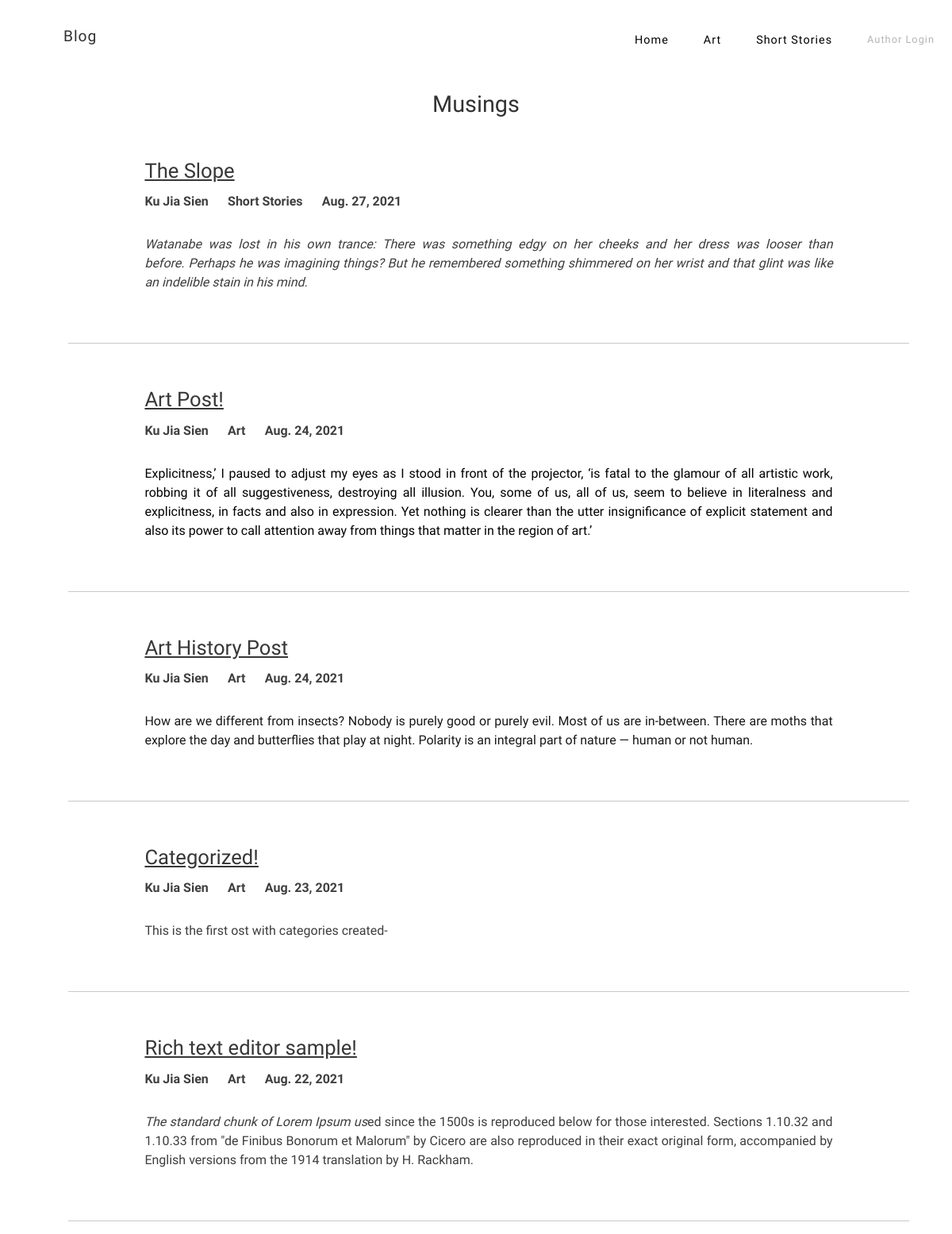
The page / on the database its author committed.
### myblog/models.py (models this page shows, shortened)
class Category(models.Model):
    name = models.CharField(max_length=255)
    def __str__(self):
        return self.name

class Post(models.Model):
    title = models.CharField(max_length=255)
    title_tag = models.CharField(max_length=255)
    author = models.ForeignKey(User, on_delete=models.CASCADE)
    category = models.CharField(max_length=255)
    quote = RichTextField(blank=True, null=True)
    body = RichTextField(blank=True, null=True)
    post_date = models.DateField(auto_now_add=True)

### myblog/views.py (the view)
# urls.py: path('', HomeView.as_view(), name="home"),
class HomeView(ListView):
    model = Post
    template_name ='home.html'
    ordering = ['-post_date']
    def get_context_data(self, *args, **kwargs):
        category_menu = Category.objects.all()
        context = super(HomeView, self).get_context_data(*args, **kwargs)
        context["category_menu"] = category_menu
        return context

### myblog/templates/home.html (shortened to what this page needs)
{% extends 'base.html' %}
{%  block content %}
<body>
    <h1>Musings</h1>
    <ul>
    {% for post in object_list %}
        <div class="container">
            <div class="row">
                    <div class="blog-post-tile">
                        <div class="post-title">
                            <h2><a href="{% url 'blog-detail' post.pk %}">{{post.title }}</a></h2>
                        </div>
                        <div class="author_date">
                            <h3>{{ post.author.last_name }} {{ post.author.first_name }}  &emsp; {{post.category}} &emsp; {{post.post_date}}</h3>
                        </div>
                        <div class="blog-post-des">
                            <h4>{{ post.quote|safe }}</h4>
                        </div>
                    </div>
                </div>
                <hr>
            </div>
            {% endfor %}
        </div>
    {% endblock %}

### myblog/templates/base.html (shortened to what this page needs)
<!doctype html>
<html lang="en">
  <head>
    <link href="https://cdn.jsdelivr.net/npm/bootstrap@5.1.0/dist/css/bootstrap.min.css" rel="stylesheet">
    <link rel="stylesheet" href="//maxcdn.bootstrapcdn.com/font-awesome/4.3.0/css/font-awesome.min.css">
  </head>
<body>
  <div class="header">
    <a id="blog_name" href="{% url 'home' %}">Blog</a>
    <nav class="navbar">
      <ul>
          <a href="{% url 'home' %}"><li>Home</li></a>
          {% if category_menu %}
            {% for item in category_menu %}
              <a href="{% url 'category' item %}"><li>{{ item }}</li></a>
            {% endfor %}
          {% endif %}
          {% if user.is_authenticated %}
          <a href="{% url 'add_post' %}"><li>New Post</li></a>
          <a href="{% url 'add_category' %}"><li>New Category</li></a>
          <a class="author_nav" href="{% url 'logout' %}"><li>Logout</li></a>
          {% else %}
        <a id="author_btn" href="{% url 'login' %}"> <li>Author Login</li></a>
          {% endif %}
      </ul>
    </nav>
  </div>
    <br/>
<div class="container">
    {%  block content %}
    {% endblock %}
</body>
</html>

### myblog/templates/base.html (style rules this page uses)
a { text-decoration: none; }
li { list-style: none; }
.header { background-color: rgb(255, 255, 255); text-align: center; overflow: hidden; padding-top: 2rem; }
.header a { font: 500 1.2rem/1.5 "Besley"; color: rgb(48, 48, 48); text-decoration: none; letter-spacing: 1px; float: left; padding-left: 5rem; }
.navbar { float: right; }
#author_btn { font: 400 0.8rem/1.5 "Besley"; color: rgb(180, 180, 180); text-decoration: none; padding-right: 22px; padding-left: 22px; display: inline-block; }
.navbar ul a { font: 400 0.9rem/1.5 "Besley"; color: rgb(0, 0, 0); text-decoration: none; padding-right: 22px; padding-left: 22px; display: inline-block; }

### myblog/templates/home.html (style rules this page uses)
.blog-post-tile { padding-top: 32px; padding-bottom: 62px; margin-bottom: 32px; padding-left: 10%; padding-right: 10%; }
.blog-post-tile:last-child { border-bottom: 0px; padding-bottom: 32px; margin-bottom: 0px; }
.post-title a { font: 400 1.6rem/1.5 "Besley"; color: rgb(56, 54, 54); margin-bottom: 0.5rem; text-decoration:underline; }
.author_date { padding-bottom: 22px; }
h1 { font: 400 1.8rem/1.5 "Besley"; color: rgb(51, 51, 51); margin-bottom: 0.5rem; text-align: center; }
h3 { font: 700 1.0rem/1.5 "Besley"; color: rgb(63, 63, 63); margin-bottom: 0.5rem; }
h4 { font: 400 1.0rem/1.5 "Besley"; color: rgb(61, 61, 61); text-align: justify; text-justify: inter-word; }

### rows shown on the page
Category: name "Art"
Category: name "Short Stories"
Post: title "The Slope", author.last_name "Ku", author.first_name "Jia Sien", category "Short Stories", post_date "Aug. 27, 2021", quote "Watanabe was lost in his own trance: There was something edgy on her cheeks and her dress was looser than before. Perhaps he was imagining things? But he remembered something shimmered on her wrist and that glint was like an indelible stain in his mind."
Post: title "Art Post!", author.last_name "Ku", author.first_name "Jia Sien", category "Art", post_date "Aug. 24, 2021", quote "Explicitness,’ I paused to adjust my eyes as I stood in front of the projector, ‘is fatal to the glamour of all artistic work, robbing it of all suggestiveness, destroying all illusion. You, some of us, all of us, seem to believe in literalness and explicitness, in facts and also in expression. Yet nothing is clearer than the utter insignificance of explicit statement and also its power to call attention away from things that matter in the region of art.’"
Post: title "Art History Post", author.last_name "Ku", author.first_name "Jia Sien", category "Art", post_date "Aug. 24, 2021", quote "How are we different from insects? Nobody is purely good or purely evil. Most of us are in-between. There are moths that explore the day and butterflies that play at night. Polarity is an integral part of nature — human or not human."
Post: title "Categorized!", author.last_name "Ku", author.first_name "Jia Sien", category "Art", post_date "Aug. 23, 2021", quote "This is the first ost with categories created-"
Post: title "Rich text editor sample!", author.last_name "Ku", author.first_name "Jia Sien", category "Art", post_date "Aug. 22, 2021", quote "The standard chunk of Lorem Ipsum us ed since the 1500s is reproduced below for those interested. Sections 1.10.32 and 1.10.33 from \"de Finibus Bonorum et Malorum\" by Cicero are also reproduced in their exact original form, accompanied by English versions from the 1914 translation by H. Rackham."
